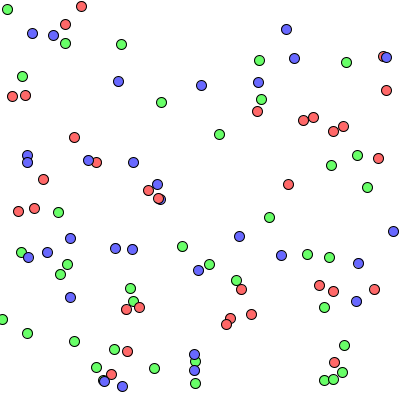
Frame 1 (no input)
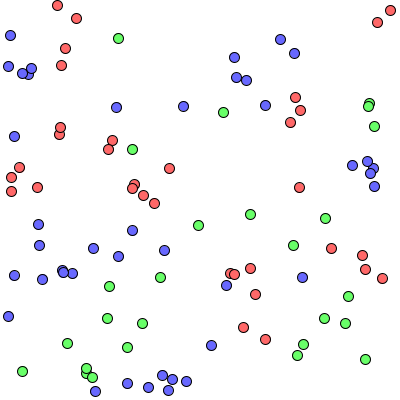
Frame 60 (the mouse pressed at the canvas centre just before this capture)
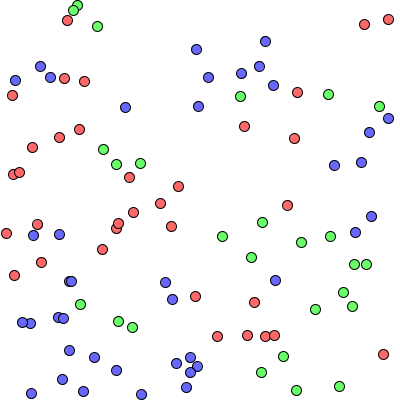
Frame 120 (the mouse held since frame 60 and released just before this capture)

The Processing sketch that drew these frames (run headless with seeded random() and noise(); from frame 60 on, the mouse is pressed at the canvas centre):

// Processing sketch: rock_paper_scissors
// ── rock_paper_scissors.pde
int KAMEN = 0;
int PAPIR = 1;
int MAKAZE = 2;

int n = 100;

int niz[] = new int[n];
float koordinate[] = new float[2 * n];

void setup() 
{
  size(400, 400);
  colorMode(HSB);
  
  for (int i = 0 ; i < n; i++)
  {
    niz[i] = (int)random(0, 3);
    koordinate[2 * i] = random(width);
    koordinate[2 * i + 1] = random(height);
  }
}

void draw()
{
  background(255);
  //noStroke();
  for (int i = 0; i < n; i++)
  {
    fill(niz[i] * 255 / 3, 150, 255);
    circle(koordinate[2 * i], koordinate[2 * i + 1], 10);
  }
  
  for (int i = 0; i < n; i++)
  {
    do
    {
      koordinate[2 * i]     += random(10) - 5;
      koordinate[2 * i + 1] += random(10) - 5;
    } while(koordinate[2 * i] < 5 || koordinate[2 * i] > width - 5 || koordinate[2 * i + 1] < 5 || koordinate[2 * i + 1] > height - 5);
  }
  
  for (int i = 0; i < n; i++)
  {
    for (int j = 0; j < n; j++)
    {
      float x1 = koordinate[2 * i];
      float y1 = koordinate[2 * i + 1];
      float x2 = koordinate[2 * j];
      float y2 = koordinate[2 * j + 1];
      
      float d = sqrt((x2-x1)*(x2-x1) + (y2-y1)*(y2-y1));
      
      if (d < 10)
      {
        if (niz[i] == KAMEN && niz[j] == PAPIR)
          niz[i] = PAPIR;
        else if (niz[i] == KAMEN && niz[j] == MAKAZE)
          niz[j] = KAMEN;
        else if (niz[i] == PAPIR && niz[j] == MAKAZE)
          niz[i] = MAKAZE;
      }
    }
  }
}
